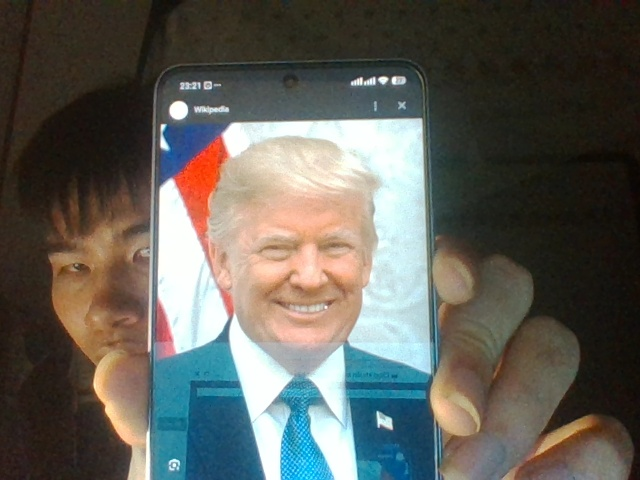
#> input picture data/photos/123456678.jpg, 640 x 480 px
$ python -i detector.py   (imports and definitions only)
#> lines starting #> are read from the running program, lines starting #| are printed output that depends on the picture
"""
modules/face_recognition/detector.py
────────────────────────────────────
Phát hiện khuôn mặt trong frame/ảnh.

Hỗ trợ ba backend:
  • face_recognition HOG (nhanh, CPU)
  • face_recognition CNN (chính xác, cần GPU)
  • OpenCV Haar Cascade (fallback, không cần face_recognition)

Công khai:
    FaceDetector     – class chính
    DetectionResult  – dataclass kết quả phát hiện
"""
from __future__ import annotations

import logging
from dataclasses import dataclass
from typing import List, Optional

import cv2
import numpy as np

logger = logging.getLogger(__name__)


@dataclass
class DetectionResult:
    """Kết quả phát hiện một khuôn mặt."""
    top: int
    right: int
    bottom: int
    left: int
    confidence: float = 1.0  # Chỉ dùng cho Haar

    def width(self) -> int:
        return self.right - self.left

    def height(self) -> int:
        return self.bottom - self.top

    def center(self) -> tuple:
        return ((self.left + self.right) // 2, (self.top + self.bottom) // 2)


class FaceDetector:
    """
    Phát hiện khuôn mặt.

    Parameters
    ----------
    model : "hog" | "cnn" | "haar"
        Backend sử dụng.
        - "hog"  : face_recognition + HOG (nhanh, CPU)
        - "cnn"  : face_recognition + CNN (chính xác hơn, cần GPU)
        - "haar" : OpenCV Haar Cascade (không cần face_recognition)
        Nếu face_recognition chưa cài, tự động fallback về "haar".
    upsample : int
        Số lần upsample khi dùng HOG/CNN (tăng = phát hiện mặt nhỏ hơn, chậm hơn).
    scale_factor : float
        Hệ số thu nhỏ frame trước khi detect (tăng tốc độ). 0.5 = thu nhỏ 2x.
    min_face_size : int
        Kích thước khuôn mặt tối thiểu (px) cho Haar backend.
    """

    HAAR_XML = cv2.data.haarcascades + "haarcascade_frontalface_default.xml"

    # [53 lines left out: functions __init__, detect, detect_largest, not called in this run]

    def is_face_recognition_available(self) -> bool:
        return self._fr_available

    # ── face_recognition backend ───────────────────────────────────────────────

    # [52 lines left out: functions _detect_fr, _detect_haar, _check_face_recognition, not called in this run]

>>> import cv2
>>> picture = cv2.imread('../../data/photos/123456678.jpg', cv2.IMREAD_GRAYSCALE)
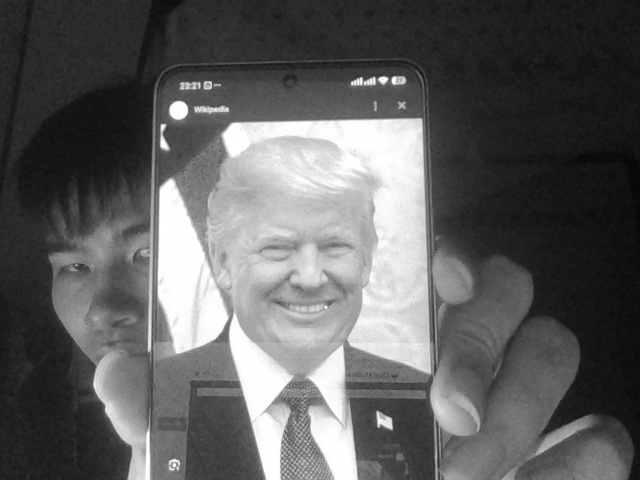
#> picture: shape (480, 640); min 6, max 255, mean 94.9
>>> result = FaceDetector().detect(picture)
#> (the run stopped early here; a loop or call above may not have finished)

$ run again, on data/photos/SV002.jpg
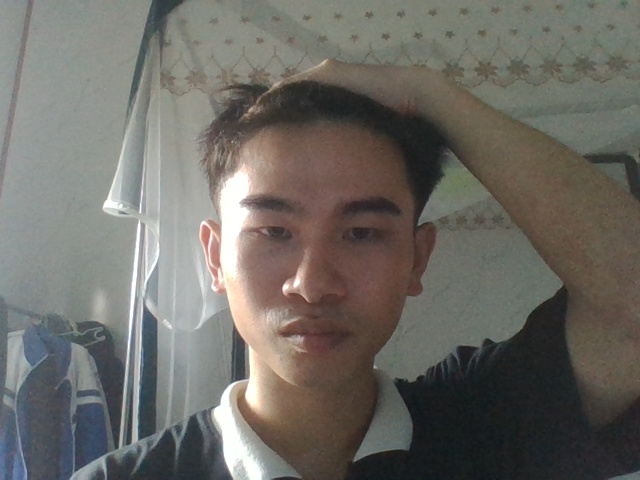
#> input picture data/photos/SV002.jpg, 640 x 480 px
#> `picture = cv2.imread('../../data/photos/123456678.jpg', cv2.IMREAD_GRA..`:
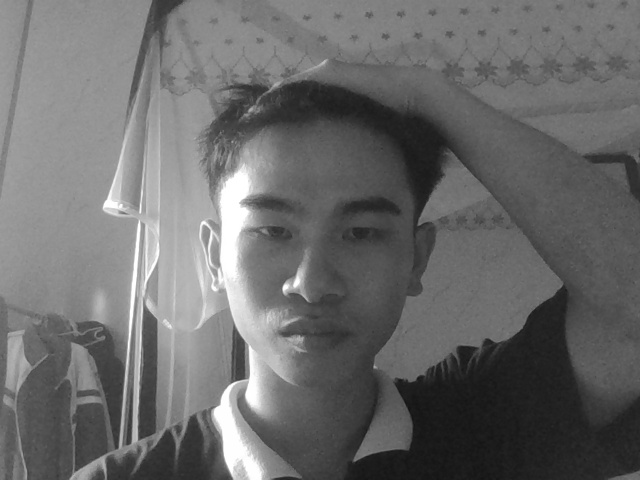
#> picture: shape (480, 640); min 18, max 255, mean 106.8

$ run again, on data/photos/tktktkt.jpg
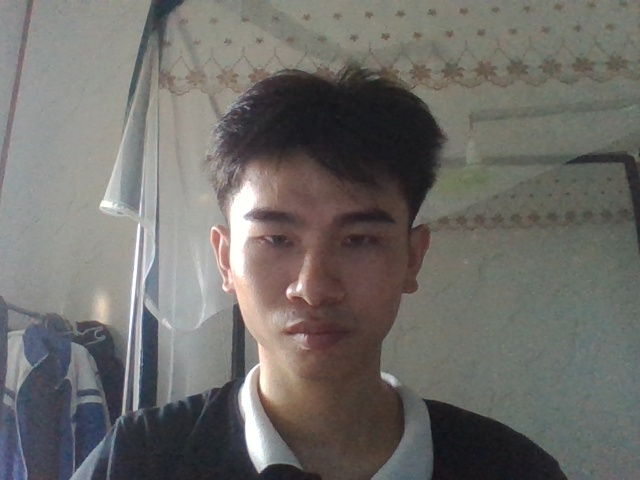
#> input picture data/photos/tktktkt.jpg, 640 x 480 px
#> `picture = cv2.imread('../../data/photos/123456678.jpg', cv2.IMREAD_GRA..`:
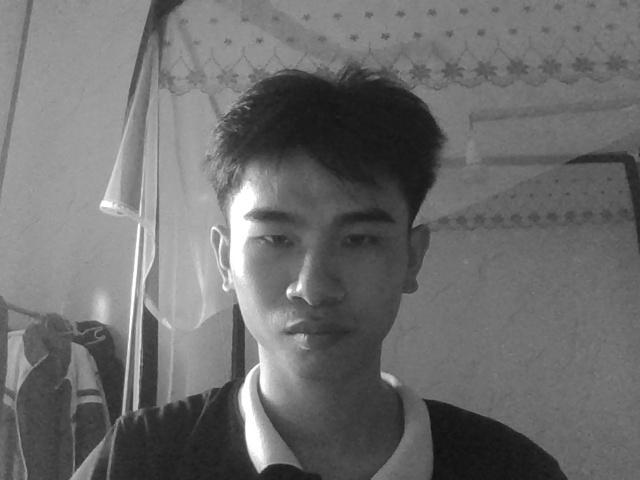
#> picture: shape (480, 640); min 14, max 255, mean 108.9
